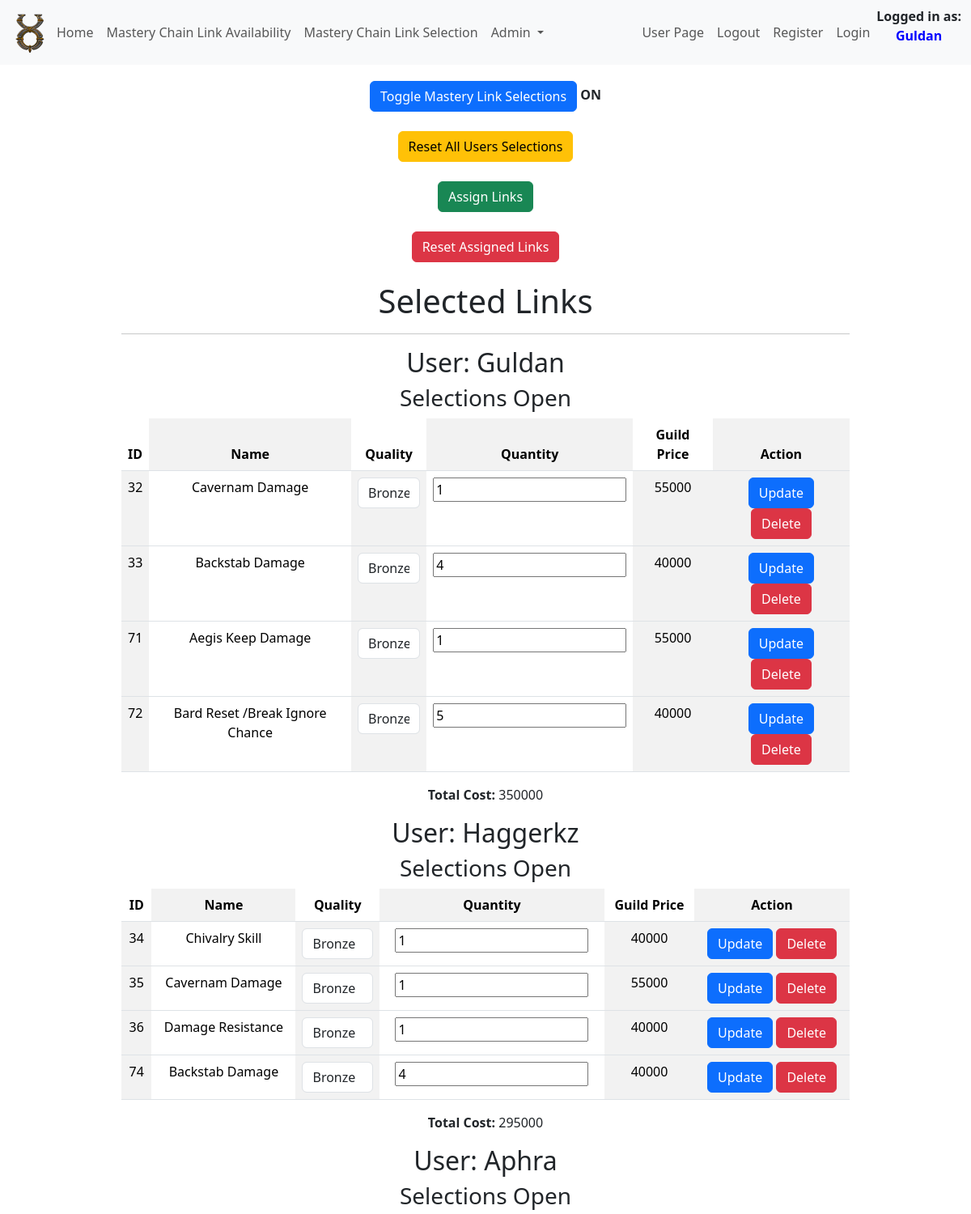
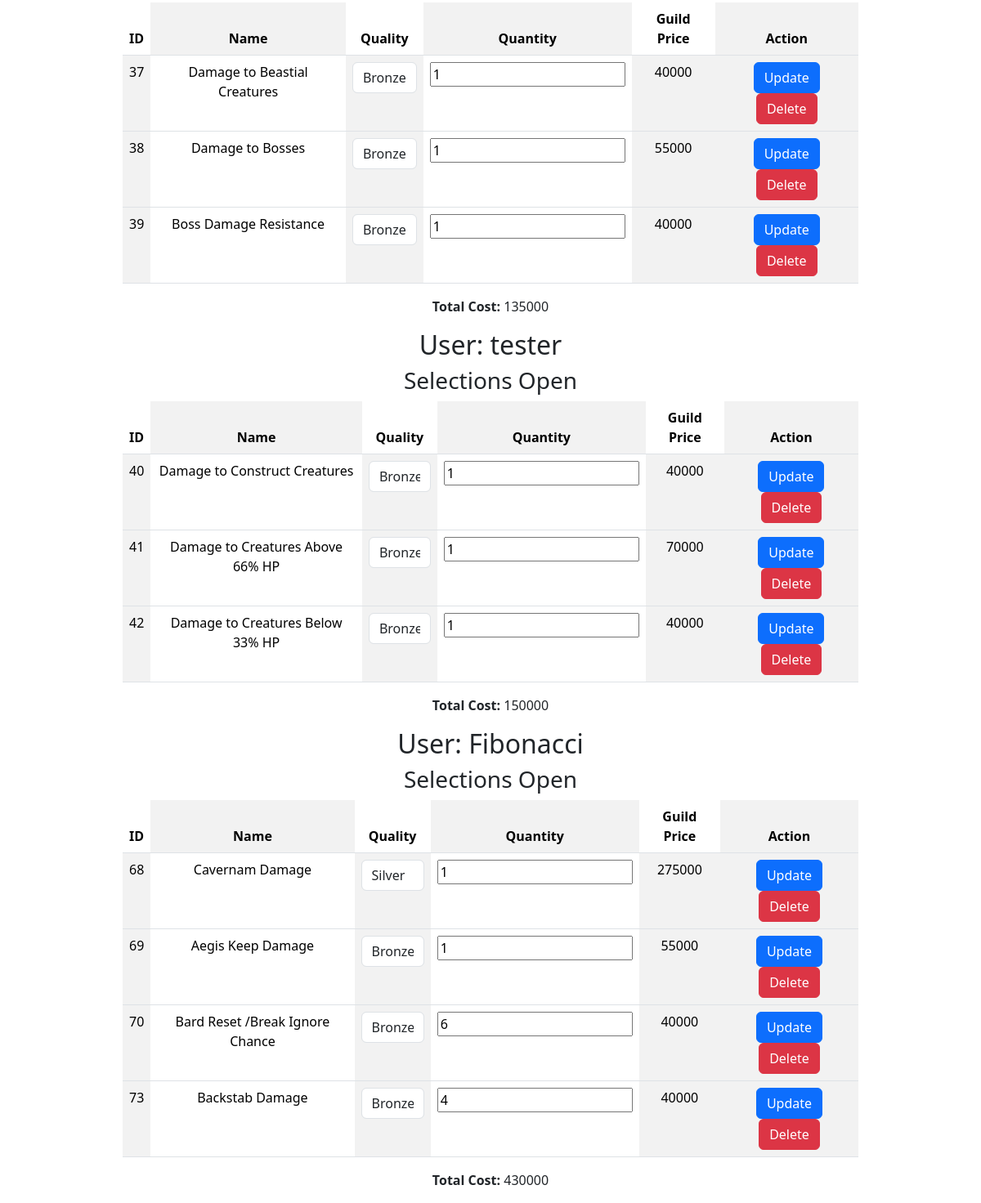
Screenshot of /a_selections (signed in) with the database file from the repository (2 pictures, top to bottom).
### tables this page shows
CREATE TABLE users (
    id INTEGER PRIMARY KEY AUTOINCREMENT,
    username TEXT NOT NULL,
    password TEXT NOT NULL,
    is_admin INTEGER NOT NULL DEFAULT 0
, sel_lock BOOLEAN DEFAULT (0) NOT NULL, display_name TEXT);

CREATE TABLE selections (
	id INTEGER NOT NULL PRIMARY KEY AUTOINCREMENT,
	mclink_id INTEGER NOT NULL,
	s_quantity INTEGER NOT NULL
, user_id INTEGER NOT NULL, links_total INTEGER NOT NULL);

CREATE TABLE "mclinks" (
    id INTEGER PRIMARY KEY AUTOINCREMENT NOT NULL,
    name TEXT NOT NULL,
    quality TEXT NOT NULL,
    quantity INTEGER NOT NULL,
    market_price INTEGER NOT NULL,
    guild_price INTEGER NOT NULL
);

### app.py (the view)
@app.route('/a_selections', methods=['POST', 'GET'])
def a_selections():
    if g.selection_toggle == 1:
        s_toggle = 'ON'
    else:
        s_toggle = 'OFF'
    selection_data = select_selections()
    conn, cursor = connect_to_database('uonew.db')
    cursor.execute(
        "SELECT DISTINCT selections.user_id, users.id, users.display_name, users.sel_lock FROM selections INNER JOIN users ON selections.user_id = users.id;")
    unique_names = cursor.fetchall()
    totals = {}
    for names in unique_names:
        user_id = names['id']
        cursor.execute("SELECT SUM(links_total) FROM selections WHERE user_id=?", (user_id,))
        total_price = cursor.fetchone()[0]
        totals[user_id] = total_price
    cursor.execute("SELECT DISTINCT name FROM mclinks;")
    unique_links = cursor.fetchall()
    conn.commit()
    conn.close()
    return render_template('a_selections.html', s_toggle=s_toggle, selection_data=selection_data,
                           unique_names=unique_names, totals=totals, unique_links=unique_links)

### app.py (called while the page is built)
@app.before_request
def authentication():
    if 'id' in session:
        user_data = get_user_data()
        selection_toggle = check_selection_toggle()
        g.is_admin = user_data['is_admin']
        g.sel_lock = user_data['sel_lock']
        g.display_name = user_data['display_name']
        g.selection_toggle = selection_toggle['selections_toggle']

### helpers.py (called while the page is built)
def connect_to_database(database_name):
    conn = sqlite3.connect(database_name)
    conn.row_factory = sqlite3.Row
    cursor = conn.cursor()
    return conn, cursor

### selections.py (called while the page is built)
def select_selections(user_id=None):
    conn, cursor = connect_to_database('uonew.db')
    if user_id:
        cursor.execute("SELECT * FROM selections INNER JOIN mclinks ON selections.mclink_id = mclinks.id WHERE selections.user_id = ?", (user_id,))
    else:
        cursor.execute("SELECT * FROM selections INNER JOIN mclinks ON selections.mclink_id = mclinks.id")
    selections_data = cursor.fetchall()
    conn.close()
    return selections_data

def check_selection_toggle():
    conn, cursor = connect_to_database('uonew.db')
    cursor.execute("SELECT selections_toggle FROM global")
    selection_toggle = cursor.fetchone()
    conn.close()
    return selection_toggle

### users.py (called while the page is built)
def get_user_data():
    conn, cursor = connect_to_database('uonew.db')
    user_id = session.get('id')
    cursor.execute("SELECT * FROM users WHERE id = ?", (user_id,))
    user_data = cursor.fetchone()
    conn.close()
    return user_data

### templates/a_selections.html (shortened to what this page needs)
{% extends "index.html" %}
{% block nav %}
<nav class="navbar navbar-expand-lg bg-body-tertiary fixed-top">
  <div class="container-fluid">
    <img src="{{ url_for('static', filename='images/uo.png') }}" alt="UO Icon" class="small-image">
    <div class="collapse navbar-collapse" id="navbarSupportedContent">
      <ul class="navbar-nav me-auto mb-2 mb-lg-0">
{% if 'id' in session %}
        <li class="nav-item">
          <a class="nav-link" href="ma">Home</a>
        </li>
        <li class="nav-item">
          <a class="nav-link" href="mclinks">Mastery Chain Link Availability</a>
        </li>
        <li class="nav-item">
          <a class="nav-link" href="selections">Mastery Chain Link Selection</a>
        </li>
{% endif %}
{% if 'id' in session and g.is_admin in [1, 2, 3] %}
        <li class="nav-item dropdown">
          <a class="nav-link dropdown-toggle" href="#" role="button" data-bs-toggle="dropdown" aria-expanded="false">
            Admin
          </a>
{% endif %}
{% if 'id' in session and g.is_admin in [1, 2, 3] %}
        </li>
{% endif %}
      </ul>
      <ul class="navbar-nav mb-2 mb-lg-0 right-align">
        {% if 'id' in session %}
          <li class="nav-item">
            <a class="nav-link" href="user">User Page</a>
        </li>
        <li class="nav-item">
            <a class="nav-link" onclick="return confirm('Are you sure?')" href="{{ url_for('logout') }}">Logout</a>
        </li>
        {% endif %}
        <li class="nav-item">
            <a class="nav-link" href="register">Register</a>
        </li>
                  <li class="nav-item">
            <a class="nav-link" href="login">Login</a>
        </li>
      </ul>
    </div>
    <b class="nav-item">Logged in as: <p style="color:blue; text-align:center;">{{ g.display_name }}</p></b>
  </div>
</nav>
{% endblock %}
{% block content %}
<div class="spacer"></div>
<div class="a_mclinks_table">
    <form action="/global_selection_toggle" method="post">
        <button type="submit" class="btn btn-primary" onclick="return confirm('Are you sure?')">Toggle Mastery Link Selections</button>
        <b>{{ s_toggle }}</b>
    </form>
</div>
<br>
<div class="a_mclinks_table">
    <form action="/reset_all_selections" method="post">
        <button type="submit" class="btn btn-warning" onclick="return confirm('Are you sure?')">Reset All Users Selections</button>
    </form>
</div>
<br>
<div class="a_mclinks_table">
    <form action="/assign_links" method="get">
        <button type="submit" class="btn btn-success" onclick="return confirm('Are you sure?')">Assign Links</button>
    </form>
</div>
<br>
<div class="a_mclinks_table">
    <form action="/reset_delivery" method="get">
        <button type="submit" class="btn btn-danger" onclick="return confirm('Are you sure?')">Reset Assigned Links</button>
    </form>
</div>
<br>
<div class="a_mclinks_table">
    <h1>Selected Links</h1>
    <hr>
    {% for user_info in unique_names %}
        <h2>User: {{ user_info['display_name'] }}</h2>
        <h3>
            {% if user_info['sel_lock'] == 1 %}
            Selections Locked
            {% else %}
            Selections Open
            {% endif %}
        </h3>
        <table class="table table-striped-columns table-hover">
            <thead>
                <tr>
                    <th>ID</th>
                    <th>Name</th>
                    <th>Quality</th>
                    <th>Quantity</th>
                    <th>Guild Price</th>
                    <th>Action</th>
                </tr>
            </thead>
            <tbody>
                {% set total_cost = totals[user_info['id']] %}
                {% for selection in selection_data %}
                    {% if selection['user_id'] == user_info['id'] %}
                        <tr>
                            <form action="/admin_update_user_selection" method="post" style="display:inline;">
                            <td><input type="hidden" name="selection_id" value="{{ selection['id'] }}">{{ selection['id'] }}</td>
                            <td><input type="hidden" name="link_name" value="{{ selection['name'] }}">{{ selection['name'] }}</td>
                            <td>
                                           <select class="form-control" name="quality" id="quality">
                <option {% if selection['quality'] == 'Bronze' %} selected {% endif %}>Bronze</option>
                <option {% if selection['quality'] == 'Silver' %} selected {% endif %}>Silver</option>
            </select>
                            </td>
                            <td><input type="number" name="quantity" value="{{ selection['s_quantity'] }}"></td>
                            <td>{{ selection['guild_price'] }}</td>
                            <td>
                                <button type="submit" class="btn btn-primary">Update</button>
                                </form>
                                <form action="/admin_delete_user_selection" method="post" style="display:inline;">
                                    <button type="submit" class="btn btn-danger" onclick="return confirm('Are you sure?')">Delete</button>
                                </form>
                        </tr>
                    {% endif %}
                {% endfor %}
            </tbody>
        </table>
        <p><input type="hidden" name="total"><b>Total Cost:</b> {{ total_cost }}</p>
    {% endfor %}
</div>
{% endblock %}

### static/style.css (style rules this page uses)
.form-control { max-width: 300px; }
.small-image { max-width: 50px; max-height: 50px; }
.right-align { float: right; }
.spacer { height: 100px; }
.a_mclinks_table { margin: auto; width: 75%; text-align: center; }

### rows the page displays
users: display_name "Guldan", sel_lock "Selections Open", total_cost "350000"
selections: id "32", name "Cavernam Damage", quantity "1", guild_price "55000"
selections: id "33", name "Backstab Damage", quantity "4", guild_price "40000"
selections: id "71", name "Aegis Keep Damage", quantity "1", guild_price "55000"
selections: id "72", name "Bard Reset /Break Ignore Chance", quantity "5", guild_price "40000"
users: display_name "Haggerkz", sel_lock "Selections Open", total_cost "295000"
selections: id "34", name "Chivalry Skill", quantity "1", guild_price "40000"
selections: id "35", name "Cavernam Damage", quantity "1", guild_price "55000"
selections: id "36", name "Damage Resistance", quantity "1", guild_price "40000"
selections: id "74", name "Backstab Damage", quantity "4", guild_price "40000"
users: display_name "Aphra", sel_lock "Selections Open", total_cost "135000"
selections: id "37", name "Damage to Beastial Creatures", quantity "1", guild_price "40000"
selections: id "38", name "Damage to Bosses", quantity "1", guild_price "55000"
selections: id "39", name "Boss Damage Resistance", quantity "1", guild_price "40000"
users: display_name "tester", sel_lock "Selections Open", total_cost "150000"
selections: id "40", name "Damage to Construct Creatures", quantity "1", guild_price "40000"
selections: id "41", name "Damage to Creatures Above 66% HP", quantity "1", guild_price "70000"
selections: id "42", name "Damage to Creatures Below 33% HP", quantity "1", guild_price "40000"
users: display_name "Fibonacci", sel_lock "Selections Open", total_cost "430000"
selections: id "68", name "Cavernam Damage", quantity "1", guild_price "275000"
selections: id "69", name "Aegis Keep Damage", quantity "1", guild_price "55000"
selections: id "70", name "Bard Reset /Break Ignore Chance", quantity "6", guild_price "40000"
selections: id "73", name "Backstab Damage", quantity "4", guild_price "40000"

### other values shown
{{ s_toggle }} "ON"
